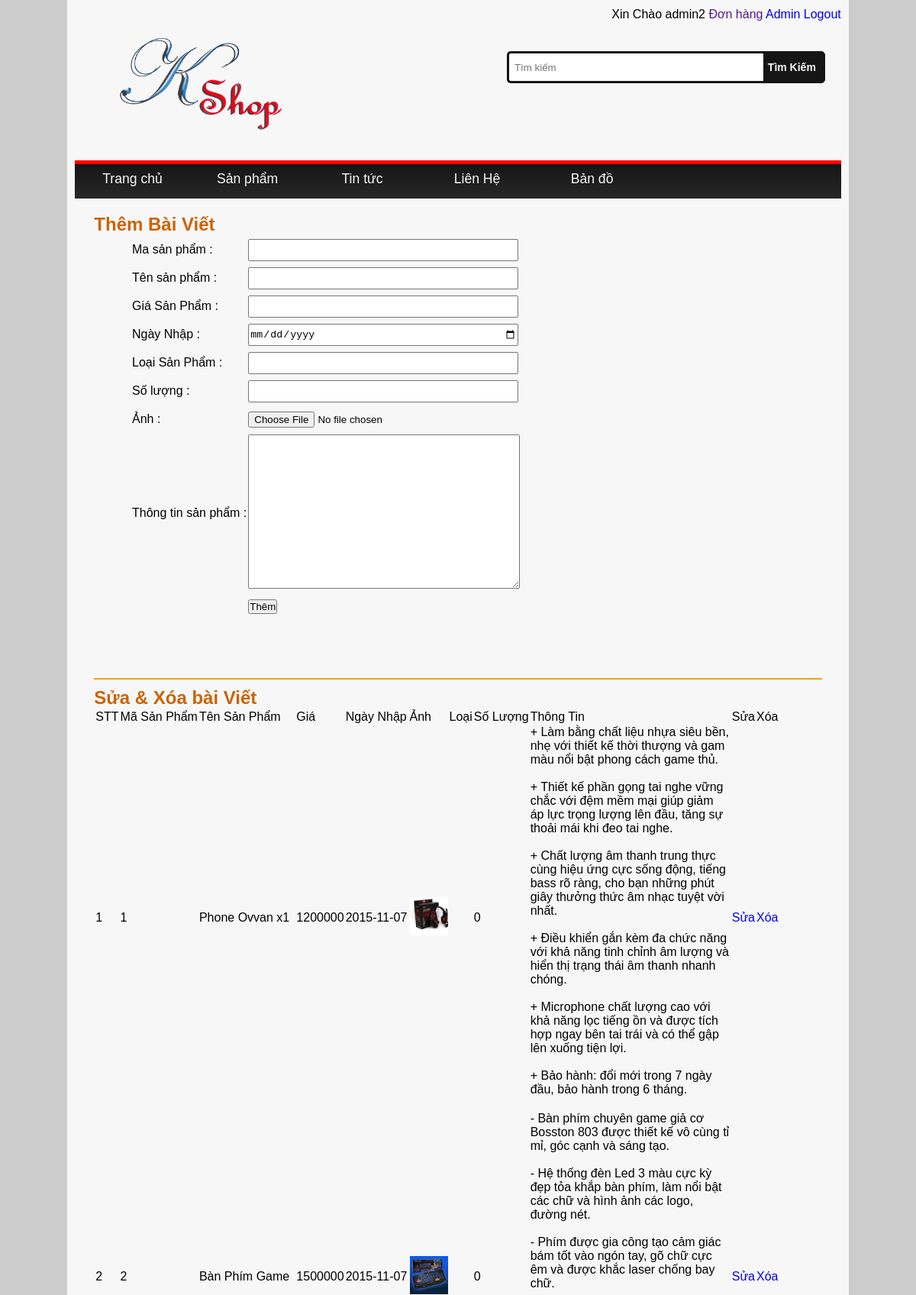
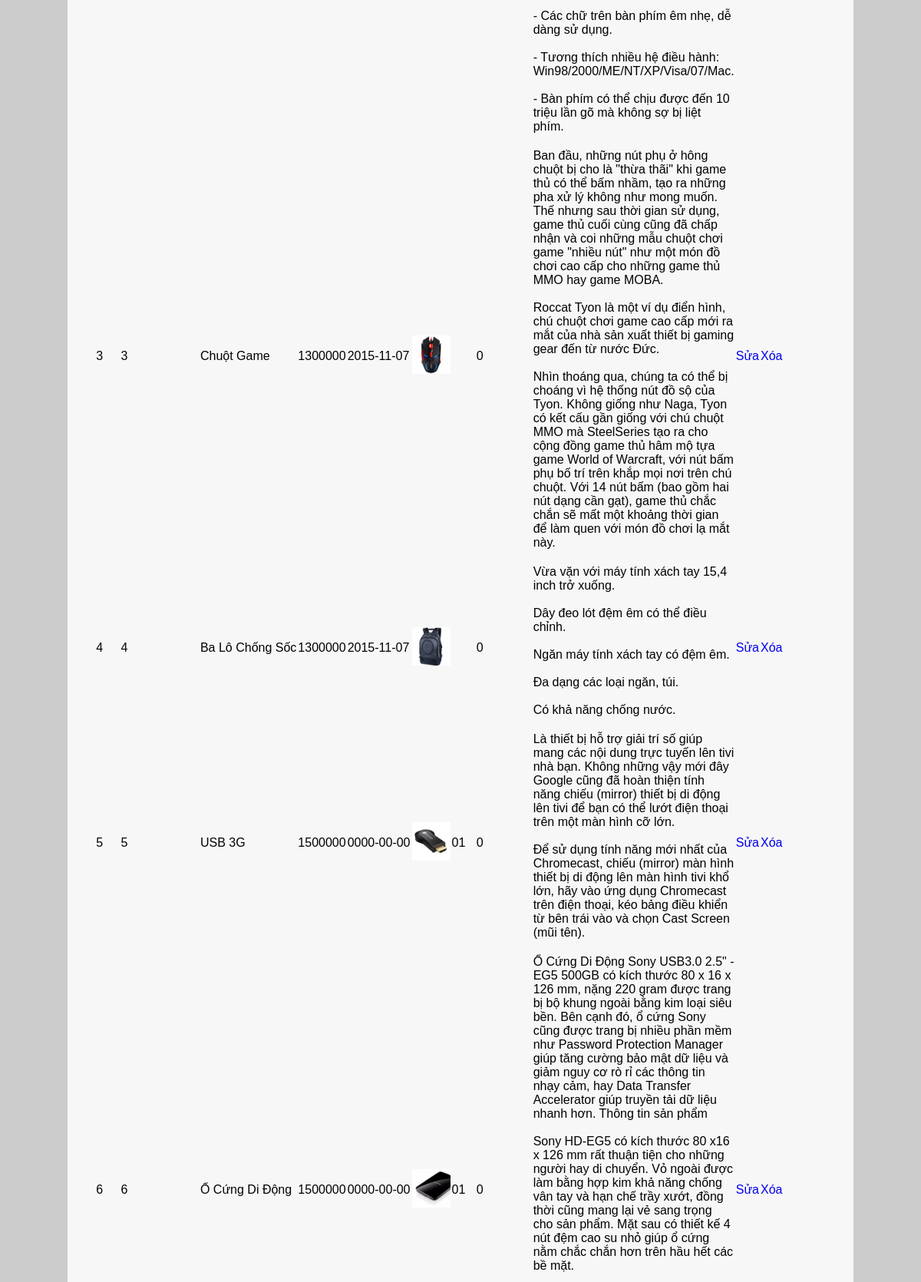
/admin.php (signed in, upper part), run on the app's committed database (2 pictures, top to bottom).
### tables this page shows
CREATE TABLE IF NOT EXISTS `sanpham` (
  `MaSP` varchar(11) NOT NULL,
  `TenSP` varchar(56) NOT NULL,
  `GiaSP` decimal(11,0) NOT NULL,
  `Ngaynhap` date NOT NULL,
  `Image` varchar(255) NOT NULL,
  `LoaiSP_ID` varchar(11) NOT NULL,
  `SoLuong` int(255) NOT NULL,
  `thongtinsp` longtext NOT NULL
);

### admin.php (the view, shortened to what this page needs)
<?php include "database.php"; ?>
<!DOCTYPE html>
<html>
    <head>
        <link href="css/style.css" rel="stylesheet" type="text/css"/>
        <link href="css/product.css" rel="stylesheet" type="text/css"/>
        <link href="css/admin.css" rel="stylesheet" type="text/css"/>
    <link rel="stylesheet" type="text/css" href="css/jquery-ui-1.10.4.css"/>
<link rel="stylesheet" type="text/css" href="css/jquery-ui-1.10.4.min.css"/>
    </head>
    <body>
        <div id="container">
             <?php include("template/header.php") ?>
            <article id="main-container">
                <article id="product">
                        <section id="admin1">
                        <h1>Thêm Bài Viết</h1>
                        <form action="admin.php" method="post" enctype="multipart/form-data">
                            <table id="add">
                                <tr><td>Ma sản phẩm :</td><td><input type="text" required name="masp"/></td></tr>
                                <tr><td>Tên sản phẩm :</td><td><input type="text" required name="tensp"/></td></tr>
                                <tr><td>Giá Sản Phẩm :</td><td><input type="number" required name="giasp"/></td></tr>
                                <tr><td>Ngày Nhập :    </td><td><input type="date" id="datepicker" required name="ngaynhapsp"/></td></tr>
                                <tr><td>Loại Sản Phẩm :</td><td><input type="text" required name="loaisp"/></td></tr>
                                <tr><td>Số lượng :</td><td><input type="text" required name="soluong"/></td></tr>
                                <tr><td>Ảnh :         </td><td><input type="file"  name="img" size="45" /></td></tr>
                                <tr><td>Thông tin sản phẩm :</td><td><textarea name="ttsp" style="width: 100%; height: 200px;" ></textarea></td></tr>
                                <tr><td>              </td><td><input type="submit" value="Thêm" name="addsp"/></td></tr>
                                <tr><td></td><td></td></tr>
                                <tr><td></td><td></td></tr>
                            </table>
                        </form>
                    </section>
                    <section id="admin2">
                        <h1>Sửa & Xóa bài Viết</h1>
                        <table>
                            <tr>
                                <td>STT</td>
                                <td>Mã Sản Phẩm</td>
                                <td>Tên Sản Phẩm</td>
                                <td>Giá</td>
                                <td>Ngày Nhập</td>
                                <td>Ảnh</td>
                                <td>Loại</td>
                                <td>Số Lượng</td>
                                <td>Thông Tin</td>
                                <td>Sửa</td>
                                <td>Xóa</td>
                            </tr>
                            <?php
                            $stt = 1;
                            $results = $conn->query("SELECT MaSP, TenSP, GiaSP, Ngaynhap, Image, LoaiSP_ID, SoLuong, thongtinsp FROM sanpham ORDER BY masp ASC");
                            if($results){
                            foreach($results as $htproducts)
                            {
                             ?>
                            <tr>
                                <td><?php echo $stt; ?></td>
                                <td><?php echo $htproducts['MaSP']?></td>
                                <td><?php echo $htproducts['TenSP']?></td>
                                <td><?php echo $htproducts['GiaSP']?></td>
                                <td><?php echo $htproducts['Ngaynhap']?></td>
                                <td><img style="width: 50px" src="images/product/<?php echo $htproducts['Image']?>" alt=""/></td>
                                <td><?php echo $htproducts['LoaiSP_ID']?></td>
                                <td><?php echo $htproducts['SoLuong']?></td>
                                <td style="width: 200px;"><?php echo $htproducts['thongtinsp']?></td>
                                <td><a href="sua.php?id=<?php echo $htproducts['MaSP']?>">Sửa</a></td>
                                <td><a href="xoa.php?id=<?php echo $htproducts['MaSP']?>">Xóa</a></td>
                            </tr>
                        <?php
                        $stt++;
                        }
                        }
                        ?>
                                                </table>
                    </section>
                </article>
            </article>
        </div>
    </body>
</html>

### css/style.css (style rules this page uses)
* { margin: 0; padding: 0; }
body { background:#CCC; font-family: arial,sans-serif; }
a:link { text-decoration: none; }
#container { width: 1024px; height: auto; background:#f7f7f7; margin: auto; }
#main-container { width: 100%; margin:-1% auto; height: auto; display: flex; display: -moz-flex; display: -webkit-flex; display: -o-flex; flex-direction:row; align-items: flex-start; align-content: center; flex-wrap: wrap; position: relative; overflow: hidden; }
#product { width: 98%; margin: 20px auto !important; }

### css/admin.css (style rules this page uses)
#admin1 { width: 95%; margin: 1% auto; border-bottom: 2px solid #f9a102; }
#admin1 h1 { font-size: 24px; color: #cd6300; }
#admin1 form { margin: 0 5%; }
#admin1 form input[type=text], #admin1 form input[type=date], #admin1 form input[type=number], #admin1 form input[type=text] { width: 350px; height: 25px; }
#add tr { height: 35px; margin: 2% 0; }
#add tr td { margin: 2% 0; }
#admin2 { width: 95%; min-height:500px; margin: 1% auto; border-bottom: 2px solid #f9a102; }
#admin2 h1 { font-size: 24px; color: #cd6300; }

### data on the page
sanpham: MaSP "1", TenSP "Phone Ovvan x1", GiaSP "1200000", Ngaynhap "2015-11-07", Image (picture), SoLuong "0", thongtinsp "+ Làm bằng chất liệu nhựa siêu bền, nhẹ với thiết kế thời thượng và gam màu nổi bật phong cách game thủ. + Thiết kế phần gọng tai nghe vững chắc với đệm mềm mại giúp giảm áp lực trọng lượng lên đầu, tăng sự thoải mái khi đeo tai nghe. + Chất lượng âm thanh trung thực cùng hiệu ứng cực sống động, tiếng bass rõ ràng, cho bạn những phút giây thưởng thức âm nhạc tuyệt vời nhất. + Điều khiển gắn kèm đa chức năng với khả năng tinh chỉnh âm lượng và hiển thị trạng thái âm thanh nhanh chóng. + Microphone chất lượng cao với khả năng lọc tiếng ồn và được tích hợp ngay bên tai trái và có thể gập lên xuống tiện lợi. + Bảo hành: đổi mới trong 7 ngày đầu, bảo hành trong 6 tháng."
sanpham: MaSP "2", TenSP "Bàn Phím Game", GiaSP "1500000", Ngaynhap "2015-11-07", Image (picture), SoLuong "0", thongtinsp "- Bàn phím chuyên game giả cơ Bosston 803 được thiết kế vô cùng tỉ mỉ, góc cạnh và sáng tạo. - Hệ thống đèn Led 3 màu cực kỳ đẹp tỏa khắp bàn phím, làm nổi bật các chữ và hình ảnh các logo, đường nét. - Phím được gia công tạo cảm giác bám tốt vào ngón tay, gõ chữ cực êm và được khắc laser chống bay chữ. - Các chữ trên bàn phím êm nhẹ, dễ dàng sử dụng. - Tương thích nhiều hệ điều hành: Win98/2000/ME/NT/XP/Visa/07/Mac. - Bàn phím có thể chịu được đến 10 triệu lần gõ mà không sợ bị liệt phím."
sanpham: MaSP "3", TenSP "Chuột Game", GiaSP "1300000", Ngaynhap "2015-11-07", Image (picture), SoLuong "0", thongtinsp "Ban đầu, những nút phụ ở hông chuột bị cho là \"thừa thãi\" khi game thủ có thể bấm nhầm, tạo ra những pha xử lý không như mong muốn. Thế nhưng sau thời gian sử dụng, game thủ cuối cùng cũng đã chấp nhận và coi những mẫu chuột chơi game \"nhiều nút\" như một món đồ chơi cao cấp cho những game thủ MMO hay game MOBA. Roccat Tyon là một ví dụ điển hình, chú chuột chơi game cao cấp mới ra mắt của nhà sản xuất thiết bị gaming gear đến từ nước Đức. Nhìn thoáng qua, chúng ta có thể bị choáng vì hệ thống nút đồ sộ của Tyon. Không giống như Naga, Tyon có kết cấu gần giống với chú chuột MMO mà SteelSeries tạo ra cho cộng đồng game thủ hâm mộ tựa game World of Warcraft, với nút bấm phụ bố trí trên khắp…"
sanpham: MaSP "4", TenSP "Ba Lô Chống Sốc", GiaSP "1300000", Ngaynhap "2015-11-07", Image (picture), SoLuong "0", thongtinsp "Vừa vặn với máy tính xách tay 15,4 inch trở xuống. Dây đeo lót đệm êm có thể điều chỉnh. Ngăn máy tính xách tay có đệm êm. Đa dạng các loại ngăn, túi. Có khả năng chống nước."
sanpham: MaSP "5", TenSP "USB 3G", GiaSP "1500000", Ngaynhap "0000-00-00", Image (picture), LoaiSP_ID "01", SoLuong "0", thongtinsp "Là thiết bị hỗ trợ giải trí số giúp mang các nội dung trực tuyến lên tivi nhà bạn. Không những vậy mới đây Google cũng đã hoàn thiện tính năng chiếu (mirror) thiết bị di động lên tivi để bạn có thể lướt điện thoại trên một màn hình cỡ lớn. Để sử dụng tính năng mới nhất của Chromecast, chiếu (mirror) màn hình thiết bị di động lên màn hình tivi khổ lớn, hãy vào ứng dụng Chromecast trên điện thoại, kéo bảng điều khiển từ bên trái vào và chọn Cast Screen (mũi tên)."
sanpham: MaSP "6", TenSP "Ổ Cứng Di Động", GiaSP "1500000", Ngaynhap "0000-00-00", Image (picture), LoaiSP_ID "01", SoLuong "0", thongtinsp "Ổ Cứng Di Động Sony USB3.0 2.5\" - EG5 500GB có kích thước 80 x 16 x 126 mm, nặng 220 gram được trang bị bộ khung ngoài bằng kim loại siêu bền. Bên cạnh đó, ổ cứng Sony cũng được trang bị nhiều phần mềm như Password Protection Manager giúp tăng cường bảo mật dữ liệu và giảm nguy cơ rò rỉ các thông tin nhạy cảm, hay Data Transfer Accelerator giúp truyền tải dữ liệu nhanh hơn. Thông tin sản phẩm Sony HD-EG5 có kích thước 80 x16 x 126 mm rất thuận tiện cho những người hay di chuyển. Vỏ ngoài được làm bằng hợp kim khả năng chống vân tay và hạn chế trầy xướt, đồng thời cũng mang lại vẻ sang trọng cho sản phẩm. Mặt sau có thiết kế 4 nút đệm cao su nhỏ giúp ổ cứng nằm chắc chắn hơn trên hầu hết các…"

### other printed values
$_SESSION['taikhoan'] "admin2"
